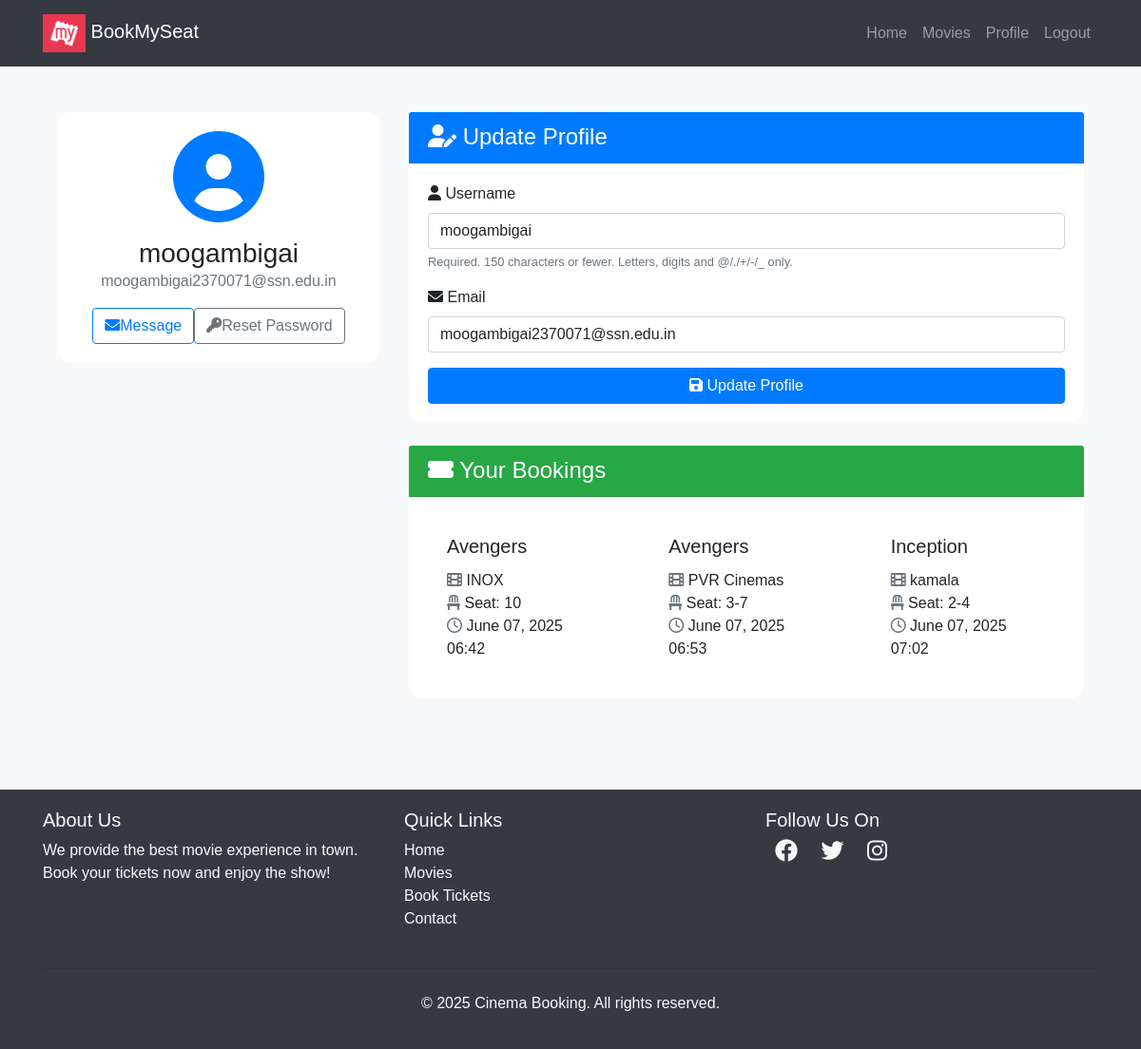
The page /users/profile/ (signed in) on the database its author committed.
### movies/models.py (models this page shows, shortened)
class Booking(models.Model):
    user=models.ForeignKey(User,on_delete=models.CASCADE)
    seat=models.OneToOneField(Seat,on_delete=models.CASCADE)
    movie=models.ForeignKey(Movie,on_delete=models.CASCADE)
    theater=models.ForeignKey(Theater,on_delete=models.CASCADE)
    booked_at=models.DateTimeField(auto_now_add=True)

class Movie(models.Model):
    name= models.CharField(max_length=255)
    image= models.ImageField(upload_to="movies/")
    rating = models.DecimalField(max_digits=3,decimal_places=1)
    cast= models.TextField()
    description= models.TextField(blank=True,null=True) # optional

class Theater(models.Model):
    name = models.CharField(max_length=255)
    movie = models.ForeignKey(Movie,on_delete=models.CASCADE,related_name='theaters')
    time= models.DateTimeField()

class Seat(models.Model):
    theater = models.ForeignKey(Theater,on_delete=models.CASCADE,related_name='seats')
    seat_number = models.CharField(max_length=10)
    is_booked=models.BooleanField(default=False)

### users/views.py (the view)
# urls.py: path('profile/', profile, name='profile'),
@login_required
def profile(request):
    bookings= Booking.objects.filter(user=request.user)
    if request.method == 'POST':
        u_form = UserUpdateForm(request.POST, instance=request.user)
        if u_form.is_valid():
            u_form.save()
            return redirect('profile')
    else:
        u_form = UserUpdateForm(instance=request.user)
    return render(request, 'users/profile.html', {'u_form': u_form,'bookings':bookings})

### users/forms.py
class UserUpdateForm(forms.ModelForm):
    email= forms.EmailField()
    class Meta:
        model = User
        fields = ['username','email']

### templates/users/profile.html (shortened to what this page needs)
{% extends "users/basic.html" %} {% block content %}
<div class="container py-5">
  <div class="row">
    <div class="col-lg-4 mb-4">
      <div class="card shadow">
        <div class="card-body text-center">
          <div class="mb-3">
            <i class="fas fa-user-circle fa-6x text-primary"></i>
          </div>
          <h3 class="card-title mb-0">{{ user.username }}</h3>
          <p class="text-muted mb-3">{{ user.email }}</p>
          <div class="d-flex justify-content-center">
            <a href="#" class="btn btn-outline-primary me-2"><i class="fas fa-envelope me-2"></i>Message</a>
            <a href="{% url 'password_reset' %}" class="btn btn-outline-secondary"><i class="fas fa-key me-2"></i>Reset Password</a>
          </div>
        </div>
      </div>
    </div>
    <div class="col-lg-8">
      <div class="card shadow mb-4">
        <div class="card-header bg-primary text-white">
          <h4 class="mb-0"><i class="fas fa-user-edit me-2"></i> Update Profile</h4>
        </div>
        <div class="card-body">
          <form method="POST">
            {% for field in u_form %}
              <div class="mb-3">
                <label for="{{ field.id_for_label }}" class="form-label">
                  <i class="fas fa-{% if field.name == 'username' %}user{% elif field.name == 'email' %}envelope{% else %}info-circle{% endif %} me-2"></i>
                  {{ field.label }}
                </label>
                {{ field }}
                {% if field.help_text %}
                  <small class="form-text text-muted">{{ field.help_text }}</small>
                {% endif %}
              </div>
            {% endfor %}
            <button class="btn btn-primary w-100" type="submit"><i class="fas fa-save me-2"></i> Update Profile</button>
          </form>
        </div>
      </div>
      <div class="card shadow">
        <div class="card-header bg-success text-white">
          <h4 class="mb-0"><i class="fas fa-ticket-alt me-2"> </i> Your Bookings</h4>
        </div>
        <div class="card-body">
          {% if bookings %}
            <div class="row row-cols-1 row-cols-md-2 g-4">
              {% for booking in bookings %}
                <div class="col">
                  <div class="card h-100 border-0 shadow-sm">
                    <div class="card-body">
                      <h5 class="card-title">{{ booking.movie.name }}</h5>
                      <p class="card-text">
                        <i class="fas fa-film me-2 text-muted"> </i>  {{ booking.theater.name }}<br>
                        <i class="fas fa-chair me-2 text-muted"> </i>  Seat: {{ booking.seat.seat_number }}<br>
                        <i class="far fa-clock me-2 text-muted"> </i>  {{ booking.booked_at|date:"F d, Y H:i" }}
                      </p>
                    </div>
                  </div>
                </div>
              {% endfor %}
            </div>
          {% else %}
            <div class="text-center py-5">
              <i class="fas fa-ticket-alt fa-4x text-muted mb-3"></i>
              <p class="lead mb-0">No bookings yet. Time to plan your next movie night!</p>
            </div>
          {% endif %}
        </div>
      </div>
    </div>
  </div>
</div>
<link rel="stylesheet" href="https://cdnjs.cloudflare.com/ajax/libs/font-awesome/6.0.0-beta3/css/all.min.css">
{% endblock %}

### templates/users/basic.html (shortened to what this page needs)
<!DOCTYPE html>
<html lang="en">
  <head>
    <link
      href="https://cdn.jsdelivr.net/npm/bootstrap-icons/font/bootstrap-icons.css"
      rel="stylesheet"
    />
    <link
      rel="stylesheet"
      href="https://maxcdn.bootstrapcdn.com/bootstrap/4.0.0/css/bootstrap.min.css"
    />
    <link
      rel="stylesheet"
      href="https://cdnjs.cloudflare.com/ajax/libs/font-awesome/5.15.3/css/all.min.css"
    />
  </head>
  <body>
    <nav class="navbar navbar-expand-lg navbar-dark bg-dark">
      <div class="container">
        <a class="navbar-brand" href="/"
          ><img
            alt="logo"
            height="40"
            width="45"
          />
          BookMySeat</a
        >
        <div class="collapse navbar-collapse" id="navbarNav">
          <ul class="navbar-nav ml-auto">
            {% if user.is_authenticated %}
            <li class="nav-item">
              <a class="nav-link" href="/">Home</a>
            </li>
            <li class="nav-item">
              <a class="nav-link" href="/movies">Movies</a>
            </li>
            <li class="nav-item">
              <a class="nav-link" href="{% url 'profile' %}">Profile</a>
            </li>
            <li class="nav-item">
              <form method="Post" action="{% url 'logout' %}">
                <button
                  type="submit"
                  class="nav-link"
                  style="border: none; background: none"
                >
                  Logout
                </button>
              </form>
            </li>
            {% endif %}
          </ul>
        </div>
      </div>
    </nav>
    <div class="container">{% block content %} {% endblock %}</div>
    <footer class="footer mt-5">
      <div class="container">
        <div class="row">
          <div class="col-md-4 mb-4 mb-md-0">
            <h5>About Us</h5>
            <p>
              We provide the best movie experience in town. Book your tickets
              now and enjoy the show!
            </p>
          </div>
          <div class="col-md-4 mb-4 mb-md-0">
            <h5>Quick Links</h5>
            <ul class="list-unstyled">
              <li><a href="#">Home</a></li>
              <li><a href="#">Movies</a></li>
              <li><a href="#">Book Tickets</a></li>
              <li><a href="#">Contact</a></li>
            </ul>
          </div>
          <div class="col-md-4">
            <h5>Follow Us On</h5>
            <div class="social-icons">
              <a href="#"><i class="fab fa-facebook"></i></a>
              <a href="#"><i class="fab fa-twitter"></i></a>
              <a href="#"><i class="fab fa-instagram"></i></a>
            </div>
          </div>
        </div>
        <hr class="mt-4 mb-4" />
        <div class="text-center">
          <p>&copy; 2025 Cinema Booking. All rights reserved.</p>
        </div>
      </div>
    </footer>
  </body>
</html>

### templates/users/basic.html (style rules this page uses)
body { font-family: Arial, sans-serif; }
.navbar { background-color: #fff; padding: 10px 20px; }
.navbar-brand img { height: 40px; }
.navbar-nav .nav-link { color: #000; }
.footer { background-color: #343a40; color: #f8f9fa; padding: 20px 0; }
.footer a { color: #f8f9fa; text-decoration: none; }
.footer .social-icons i { font-size: 24px; margin: 0 10px; transition: color 0.3s; }

### templates/users/profile.html (style rules this page uses)
body { background-color: #f8f9fa; }
.card { border-radius: 15px; border: none; transition: transform 0.3s ease-in-out; }
.card-header { border-top-left-radius: 15px; border-top-right-radius: 15px; }
form input, form select, form textarea { display: block; width: 100%; padding: 0.375rem 0.75rem; font-size: 1rem; font-weight: 400; line-height: 1.5; color: #212529; background-color: #fff; background-clip: padding-box; border: 1px solid #ced4da; border-radius: 0.25rem; transition: border-color 0.15s ease-in-out, box-shadow 0.15s ease-in-out; }

### rows shown on the page
Booking: movie.name "Avengers", theater.name "INOX", seat.seat_number "10", booked_at "June 07, 2025 06:42"
Booking: movie.name "Avengers", theater.name "PVR Cinemas", seat.seat_number "3-7", booked_at "June 07, 2025 06:53"
Booking: movie.name "Inception", theater.name "kamala", seat.seat_number "2-4", booked_at "June 07, 2025 07:02"

### other values the page prints
{{ user.username }} "moogambigai"
{{ user.email }} "moogambigai2370071@ssn.edu.in"
{{ field.label }} "Username" "Email"
{{ field.help_text }} "Required. 150 characters or fewer. Letters, digits and @/./+/-/_ only."
